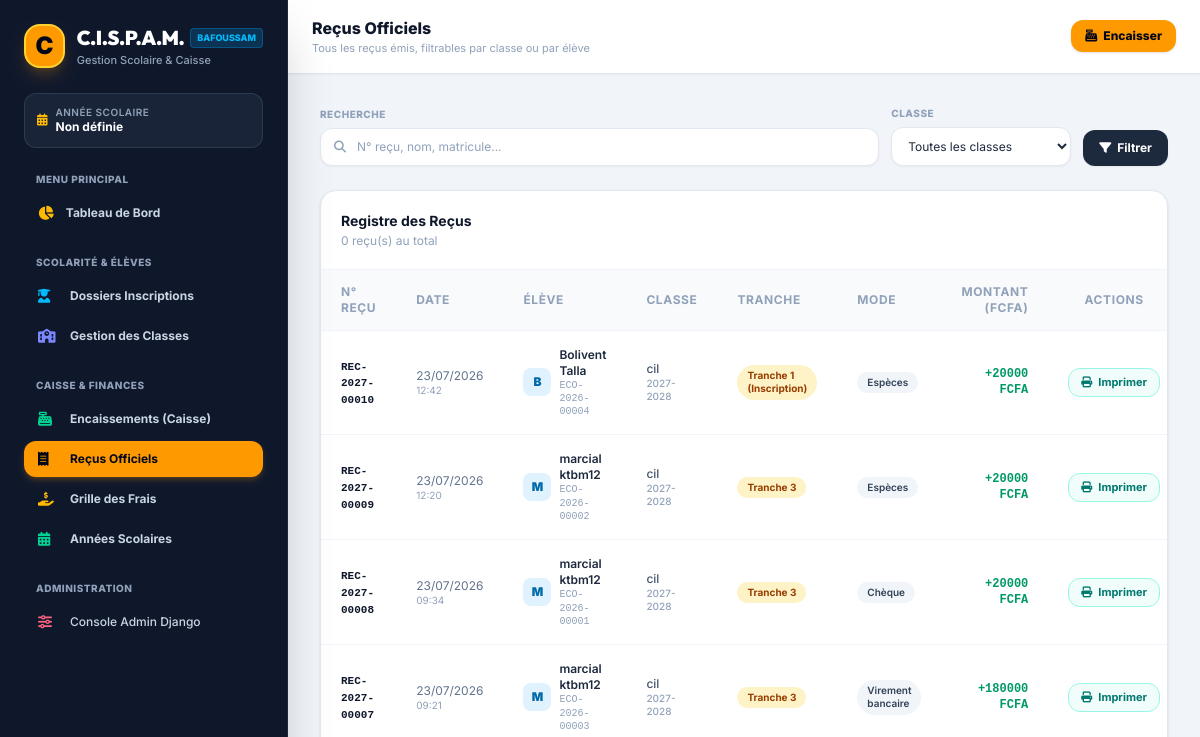
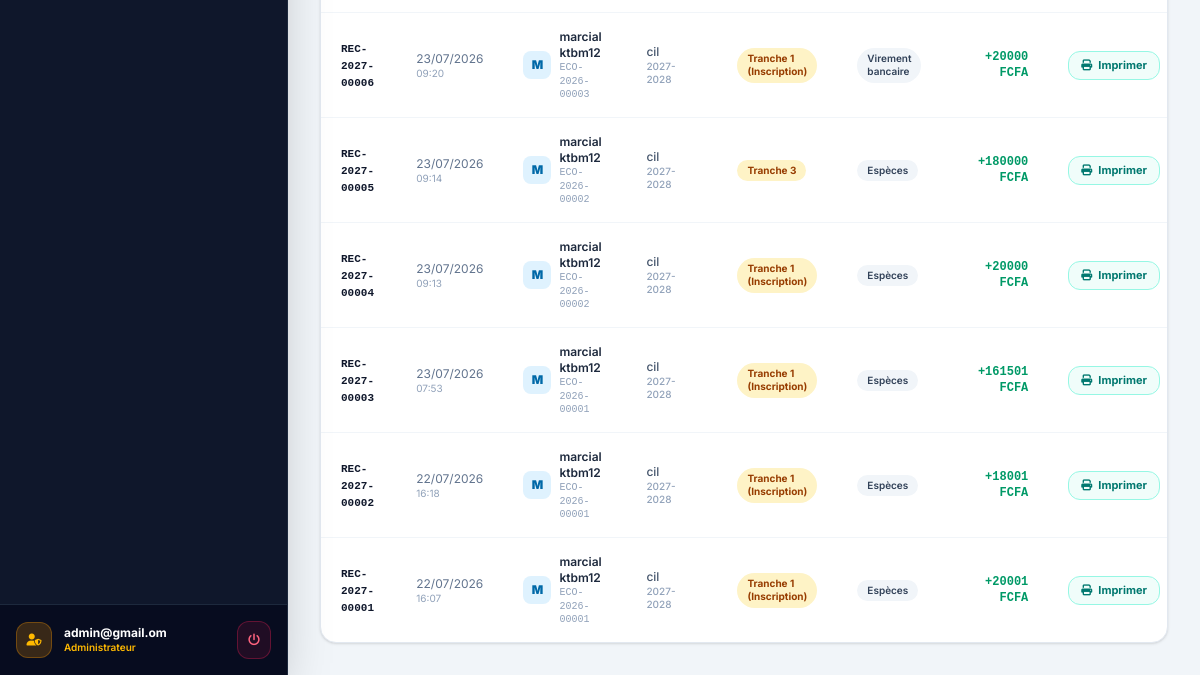
Page /recus/ (signed in) on the earlier database version (2 pictures, top to bottom).
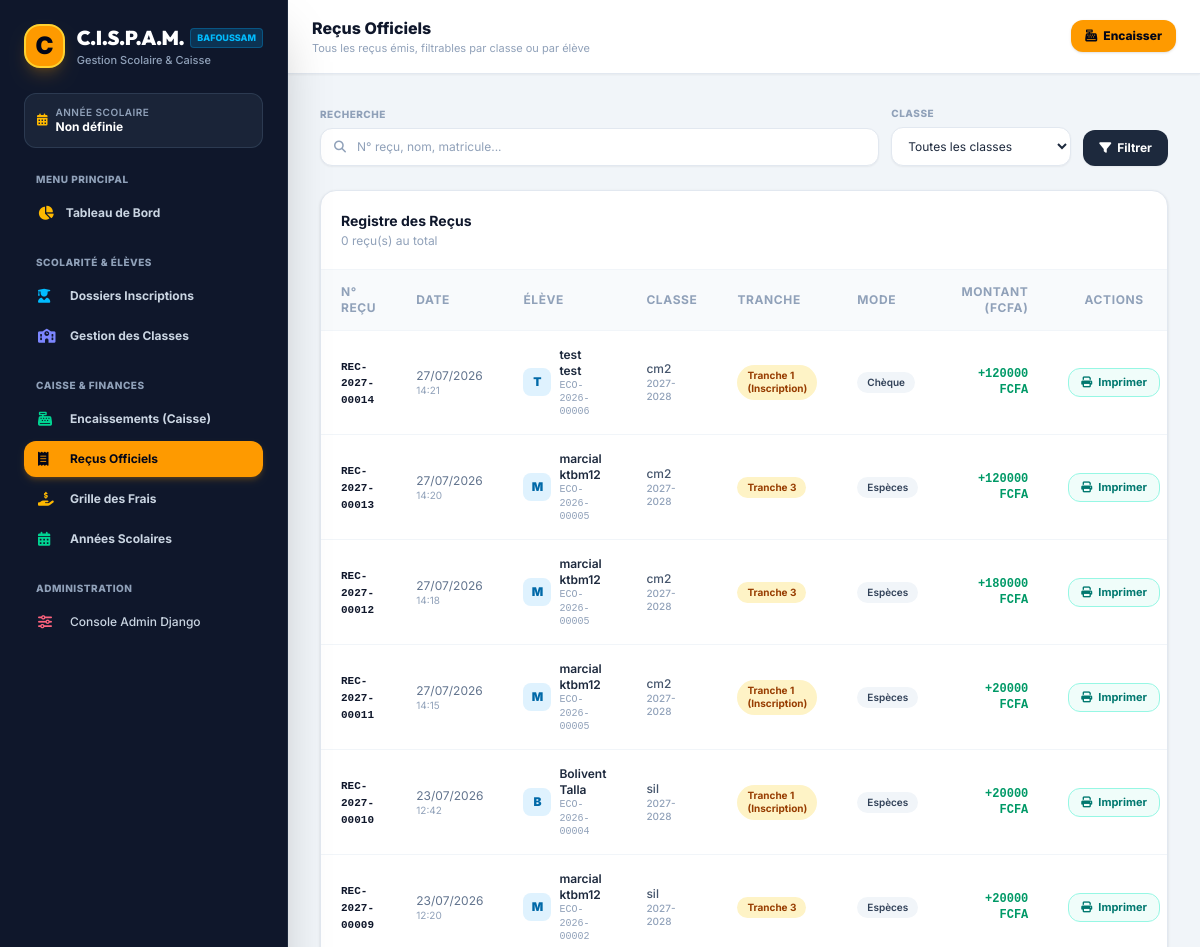
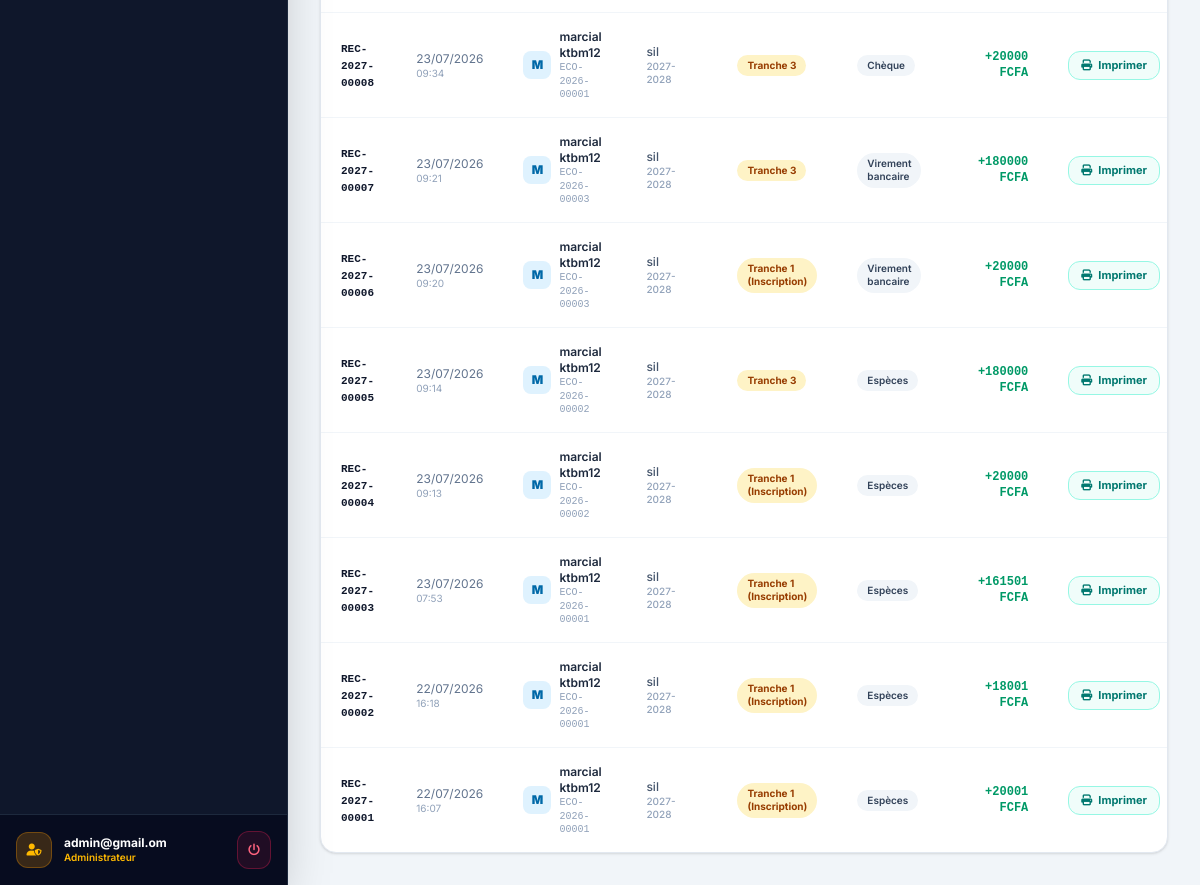
Same page on the later database version (2 pictures, top to bottom).
### cispam/users/models.py (models this page shows, shortened)
class AutoSlugMixin:
    slug_source_field = 'name'

class OngBaseModel(models.Model):
    id = models.UUIDField(
        default=uuid.uuid4,
        primary_key=True,
        editable=False,
        unique=True,
        help_text=_("Identifiant UUID unique."),
    )
    created = models.DateTimeField(
        auto_now_add=True,
        db_index=True,
        help_text=_("Date de création."),
    )
    modified = models.DateTimeField(
        auto_now=True,
        help_text=_("Date de dernière modification."),
    )
    is_active = models.BooleanField(
        default=True,
        help_text=_("Indique si l'objet est actif."),
    )
    is_deleted = models.BooleanField(
        default=False,
        db_index=True,
        help_text=_("Suppression logique (soft delete)."),
    )
    metadata = models.JSONField(
        default=dict,
        blank=True,
        help_text=_("Métadonnées additionnelles au format JSON."),
    )
    objects = OngManager()
    all_objects = models.Manager()
    class Meta:
        abstract = True
        ordering = ['-created']

class Recu(AutoSlugMixin, OngBaseModel):
    slug_source_field = 'numero_recu'
    paiement = models.OneToOneField(
        Paiement,
        on_delete=models.PROTECT,
        related_name='recu',
        help_text=_("Paiement associé à ce reçu."),
    )
    numero_recu = models.CharField(
        max_length=30,
        unique=True,
        db_index=True,
        blank=True,
        help_text=_("Numéro unique du reçu, ex: REC-2025-00123."),
    )
    date_emission = models.DateTimeField(
        auto_now_add=True,
        help_text=_("Date et heure d'émission du reçu."),
    )
    montant_lettres = models.CharField(
        max_length=255,
        blank=True,
        help_text=_("Montant écrit en toutes lettres."),
    )
    statut = models.CharField(
        max_length=20,
        choices=StatutRecuEnum.choices,
        default=StatutRecuEnum.GENERE,
        help_text=_("Statut actuel du reçu."),
    )
    pdf_path = models.CharField(
        max_length=500,
        blank=True,
        help_text=_("Chemin du fichier PDF généré."),
    )
    slug = models.SlugField(
        max_length=255,
        unique=True,
        blank=True,
        help_text=_("Slug unique du reçu."),
    )
    class Meta:
        verbose_name = _("Reçu")
        verbose_name_plural = _("Reçus")
        ordering = ['-date_emission']

class Paiement(AutoSlugMixin, OngBaseModel):
    slug_source_field = 'reference'
    inscription = models.ForeignKey(
        Inscription,
        on_delete=models.PROTECT,
        related_name='paiements',
        help_text=_("Inscription concernée par le paiement."),
    )
    montant = models.DecimalField(
        max_digits=12,
        decimal_places=2,
        help_text=_("Montant versé."),
    )
    date_paiement = models.DateTimeField(
        auto_now_add=True,
        help_text=_("Date et heure du paiement."),
    )
    mode_paiement = models.CharField(
        max_length=20,
        choices=ModePaiementEnum.choices,
        default=ModePaiementEnum.ESPECES,
        help_text=_("Mode de paiement utilisé."),
    )
    reference_transaction = models.CharField(
        max_length=100,
        blank=True,
        help_text=_("Référence externe : n° chèque, référence virement, ID mobile money..."),
    )
    tranche = models.CharField(
        max_length=20,
        choices=TrancheEnum.choices,
        default=TrancheEnum.TRANCHE_1,
        help_text=_("Tranche concernée par ce paiement."),
    )
    operateur = models.CharField(
        max_length=100,
        blank=True,
        help_text=_("Nom de l'utilisateur qui a encaissé le paiement."),
    )
    remarques = models.TextField(
        blank=True,
        help_text=_("Remarques sur le paiement."),
    )
    reference = models.CharField(
        max_length=30,
        unique=True,
        db_index=True,
        blank=True,
        help_text=_("Référence unique du paiement, ex: PAI-2025-00001."),
    )
    slug = models.SlugField(
        max_length=255,
        unique=True,
        blank=True,
        help_text=_("Slug unique du paiement."),
    )
    class Meta:
        verbose_name = _("Paiement")
        verbose_name_plural = _("Paiements")
        ordering = ['-date_paiement']

class Inscription(AutoSlugMixin, OngBaseModel):
    slug_source_field = 'reference'
    eleve = models.ForeignKey(
        Eleve,
        on_delete=models.PROTECT,
        related_name='inscriptions',
        help_text=_("Élève inscrit."),
    )
    classe = models.ForeignKey(
        Classe,
        on_delete=models.PROTECT,
        related_name='inscriptions',
        help_text=_("Classe d'inscription."),
    )
    annee_scolaire = models.ForeignKey(
        AnneeScolaire,
        on_delete=models.PROTECT,
        related_name='inscriptions',
        help_text=_("Année scolaire de l'inscription."),
    )
    date_inscription = models.DateField(
        auto_now_add=True,
        help_text=_("Date de l'inscription."),
    )
    type_inscription = models.CharField(
        max_length=20,
        choices=TypeInscriptionEnum.choices,
        default=TypeInscriptionEnum.NOUVELLE,
        help_text=_("Type d'inscription."),
    )
    statut = models.CharField(
        max_length=20,
        choices=StatutInscriptionEnum.choices,
        default=StatutInscriptionEnum.EN_COURS,
        help_text=_("Statut actuel de l'inscription."),
    )
    frais_total = models.DecimalField(
        max_digits=12,
        decimal_places=2,
        default=0,
        help_text=_("Montant total des frais de scolarité fixé à l'inscription."),
    )
    remarques = models.TextField(
        blank=True,
        help_text=_("Remarques ou notes sur l'inscription."),
    )
    reference = models.CharField(
        max_length=30,
        unique=True,
        db_index=True,
        blank=True,
        help_text=_("Référence unique de l'inscription, ex: INS-2025-00001."),
    )
    slug = models.SlugField(
        max_length=255,
        unique=True,
        blank=True,
        help_text=_("Slug unique de l'inscription."),
    )
    class Meta:
        verbose_name = _("Inscription")
        verbose_name_plural = _("Inscriptions")
        ordering = ['-date_inscription']
        unique_together = ['eleve', 'annee_scolaire']

class Eleve(AutoSlugMixin, OngBaseModel):
    slug_source_field = 'nom_complet'
    matricule = models.CharField(
        max_length=20,
        unique=True,
        db_index=True,
        help_text=_("Matricule unique de l'élève, ex: ECO-2025-00042."),
    )
    nom = models.CharField(
        max_length=100,
        help_text=_("Nom de famille de l'élève."),
    )
    prenom = models.CharField(
        max_length=100,
        help_text=_("Prénom(s) de l'élève."),
    )
    date_naissance = models.DateField(
        help_text=_("Date de naissance de l'élève."),
    )
    sexe = models.CharField(
        max_length=1,
        choices=SexeEnum.choices,
        help_text=_("Sexe de l'élève."),
    )
    lieu_naissance = models.CharField(
        max_length=100,
        blank=True,
        help_text=_("Lieu de naissance."),
    )
    nationalite = models.CharField(
        max_length=50,
        default="Ivoirienne",
        blank=True,
        help_text=_("Nationalité de l'élève."),
    )
    photo = models.ImageField(
        upload_to=eleve_photo_path,
        blank=True,
        null=True,
        help_text=_("Photo d'identité de l'élève."),
    )
    adresse = models.TextField(
        blank=True,
        help_text=_("Adresse de résidence de l'élève."),
    )
    date_premiere_inscription = models.DateField(
        auto_now_add=True,
        help_text=_("Date de la première inscription dans l'établissement."),
    )
    slug = models.SlugField(
        max_length=255,
        unique=True,
        blank=True,
        help_text=_("Slug unique de l'élève."),
    )
    class Meta:
        verbose_name = _("Élève")
        verbose_name_plural = _("Élèves")
        ordering = ['nom', 'prenom']
    @property
    def nom_complet(self):
        return f"{self.prenom} {self.nom}"

class Classe(AutoSlugMixin, OngBaseModel):
    slug_source_field = 'nom'
    nom = models.CharField(
        max_length=50,
        help_text=_("Nom de la classe, ex: Petite Section, CP, CM2."),
    )
    niveau = models.ForeignKey(
        Niveau,
        on_delete=models.PROTECT,
        related_name='classes',
        help_text=_("Niveau scolaire de la classe."),
    )
    capacite_max = models.PositiveSmallIntegerField(
        default=30,
        help_text=_("Capacité maximale d'élèves dans cette classe."),
    )
    description = models.TextField(
        blank=True,
        help_text=_("Description ou informations complémentaires."),
    )
    slug = models.SlugField(
        max_length=255,
        unique=True,
        blank=True,
        help_text=_("Slug unique de la classe."),
    )
    class Meta:
        verbose_name = _("Classe")
        verbose_name_plural = _("Classes")
        ordering = ['niveau__ordre', 'nom']
        unique_together = ['nom', 'niveau']

class AnneeScolaire(AutoSlugMixin, OngBaseModel):
    slug_source_field = 'libelle'
    libelle = models.CharField(
        max_length=20,
        unique=True,
        help_text=_("Libellé de l'année scolaire, ex: 2025-2026"),
    )
    date_debut = models.DateField(
        help_text=_("Date de début de l'année scolaire."),
    )
    date_fin = models.DateField(
        help_text=_("Date de fin de l'année scolaire."),
    )
    est_active = models.BooleanField(
        default=False,
        db_index=True,
        help_text=_("Indique si c'est l'année scolaire en cours. Une seule active à la fois."),
    )
    slug = models.SlugField(
        max_length=255,
        unique=True,
        blank=True,
        help_text=_("Slug unique de l'année scolaire."),
    )
    class Meta:
        verbose_name = _("Année scolaire")
        verbose_name_plural = _("Années scolaires")
        ordering = ['-date_debut']

### cispam/users/views.py (the view, shortened to what this page needs)
class RecuListView(LoginRequiredMixin, ListView):
    template_name = "recus/index.html"
    context_object_name = "recus"
    paginate_by = 20
    def get_queryset(self):
        from django.db.models import Q
        from cispam.users.models import Recu
        qs = (
            Recu.objects.all()
            .select_related(
                "paiement__inscription__eleve",
                "paiement__inscription__classe",
                "paiement__inscription__annee_scolaire",
            )
            .order_by("-created")
        )
        q = self.request.GET.get("q", "").strip()
        classe_id = self.request.GET.get("classe", "").strip()
        if classe_id:
            qs = qs.filter(paiement__inscription__classe__pk=classe_id)
        return qs
    def get_context_data(self, **kwargs):
        context = super().get_context_data(**kwargs)
        from cispam.users.models import Classe
        context["classes"] = Classe.objects.filter(is_deleted=False).select_related("niveau").order_by("niveau__nom", "nom")
        context["q"] = self.request.GET.get("q", "")
        context["classe_filtre"] = self.request.GET.get("classe", "")
        return context

### cispam/users/context_processors.py (called while the page is built)
def allauth_settings(request):
    return {
        "ACCOUNT_ALLOW_REGISTRATION": settings.ACCOUNT_ALLOW_REGISTRATION,
    }

### cispam/users/models.py (called while the page is built)
    def get_queryset(self):
        return super().get_queryset().filter(is_deleted=False)

### cispam/templates/recus/index.html (shortened to what the changed rows need)
{% extends "base.html" %}
{% load static i18n %}
{% block body %}
<div class="min-h-screen bg-slate-100 flex font-sans antialiased text-slate-800">
  {% include "includes/sidebar.html" %}
  <div class="flex-1 flex flex-col min-w-0 overflow-y-auto">
    <header class="bg-white border-b border-slate-200 sticky top-0 z-30 px-6 py-4 flex items-center justify-between shadow-xs">
      <div class="flex items-center gap-4">
        <div>
          <h1 class="text-base font-extrabold text-slate-900">Reçus Officiels</h1>
        </div>
      </div>
    </header>
    <main class="p-6 sm:p-8 space-y-6 max-w-7xl w-full mx-auto">
      <div class="bg-white rounded-2xl shadow-sm border border-slate-200 overflow-hidden">
        <div class="overflow-x-auto">
          <table class="w-full text-left text-xs">
            <thead class="bg-slate-50 border-b border-slate-100 text-slate-400 uppercase tracking-wider font-semibold">
              <tr>
                <th class="py-3.5 px-5">N° Reçu</th>
                <th class="py-3.5 px-5">Date</th>
                <th class="py-3.5 px-5">Élève</th>
                <th class="py-3.5 px-5">Classe</th>
                <th class="py-3.5 px-5">Tranche</th>
                <th class="py-3.5 px-5">Mode</th>
                <th class="py-3.5 px-5 text-right">Montant (FCFA)</th>
                <th class="py-3.5 px-5 text-center">Actions</th>
              </tr>
            </thead>
            <tbody class="divide-y divide-slate-100 text-slate-700">
              {% for recu in recus %}
                <tr class="hover:bg-slate-50/80 transition">
                  <td class="py-4 px-5">
                    <span class="font-mono font-bold text-slate-900 text-[11px]">{{ recu.numero_recu }}</span>
                  </td>
                  <td class="py-4 px-5 text-slate-500">
                    {{ recu.created|date:"d/m/Y" }}
                    <span class="block text-[10px] text-slate-400">{{ recu.created|date:"H:i" }}</span>
                  </td>
                  <td class="py-4 px-5">
                    <div class="flex items-center gap-2">
                      <div class="w-7 h-7 rounded-lg bg-sky-100 text-sky-700 flex items-center justify-center font-black text-xs shrink-0">
                        {{ recu.paiement.inscription.eleve.prenom|first|upper }}
                      </div>
                      <div>
                        <p class="font-semibold text-slate-800">{{ recu.paiement.inscription.eleve.nom_complet }}</p>
                        <p class="text-[10px] text-slate-400 font-mono">{{ recu.paiement.inscription.eleve.matricule|default:"—" }}</p>
                      </div>
                    </div>
                  </td>
                  <td class="py-4 px-5 text-slate-600 font-medium">
                    {{ recu.paiement.inscription.classe.nom }}
                    <p class="text-[10px] text-slate-400">{{ recu.paiement.inscription.annee_scolaire.libelle }}</p>
                  </td>
                  <td class="py-4 px-5">
                    <span class="inline-flex items-center px-2.5 py-1 rounded-full text-[10px] font-bold bg-amber-100 text-amber-800">
                      {{ recu.paiement.get_tranche_display }}
                    </span>
                  </td>
                  <td class="py-4 px-5">
                    <span class="inline-flex items-center px-2.5 py-1 rounded-full text-[10px] font-semibold bg-slate-100 text-slate-700">
                      {{ recu.paiement.get_mode_paiement_display }}
                    </span>
                  </td>
                  <td class="py-4 px-5 text-right font-black text-emerald-600 font-mono">
                    +{{ recu.paiement.montant|floatformat:0 }} FCFA
                  </td>
                  <td class="py-4 px-5 text-center">
                    <a href="{% url 'recu_detail' recu.pk %}" target="_blank"
                      class="inline-flex items-center gap-1.5 px-3 py-1.5 rounded-xl text-[11px] font-bold bg-teal-50 text-teal-700 hover:bg-teal-100 transition border border-teal-200">
                      <i class="fas fa-print"></i> Imprimer
                    </a>
                  </td>
                </tr>
              {% endfor %}
            </tbody>
          </table>
        </div>
      </div>
    </main>
  </div>
</div>
{% endblock body %}

Differences in the rows shown:
added Recu: numero_recu "REC-2027-00014", created "27/07/2026", created "14:21", paiement.inscription.eleve.prenom|first "T", paiement.inscription.eleve.nom_complet "test test", paiement.inscription.eleve.matricule "ECO-2026-00006", paiement.inscription.classe.nom "cm2", paiement.inscription.annee_scolaire.libelle "2027-2028", paiement.tranche "Tranche 1 (Inscription)", paiement.mode_paiement "Chèque", paiement.montant "120000"
added Recu: numero_recu "REC-2027-00013", created "27/07/2026", created "14:20", paiement.inscription.eleve.prenom|first "M", paiement.inscription.eleve.nom_complet "marcial ktbm12", paiement.inscription.eleve.matricule "ECO-2026-00005", paiement.inscription.classe.nom "cm2", paiement.inscription.annee_scolaire.libelle "2027-2028", paiement.tranche "Tranche 3", paiement.mode_paiement "Espèces", paiement.montant "120000"
added Recu: numero_recu "REC-2027-00012", created "27/07/2026", created "14:18", paiement.inscription.eleve.prenom|first "M", paiement.inscription.eleve.nom_complet "marcial ktbm12", paiement.inscription.eleve.matricule "ECO-2026-00005", paiement.inscription.classe.nom "cm2", paiement.inscription.annee_scolaire.libelle "2027-2028", paiement.tranche "Tranche 3", paiement.mode_paiement "Espèces", paiement.montant "180000"
added Recu: numero_recu "REC-2027-00011", created "27/07/2026", created "14:15", paiement.inscription.eleve.prenom|first "M", paiement.inscription.eleve.nom_complet "marcial ktbm12", paiement.inscription.eleve.matricule "ECO-2026-00005", paiement.inscription.classe.nom "cm2", paiement.inscription.annee_scolaire.libelle "2027-2028", paiement.tranche "Tranche 1 (Inscription)", paiement.mode_paiement "Espèces", paiement.montant "20000"
changed through a linked row, Recu "REC-2027-00010": paiement.inscription.classe.nom "cil" → "sil"
changed through a linked row, Recu "REC-2027-00009": paiement.inscription.classe.nom "cil" → "sil"
changed through a linked row, Recu "REC-2027-00008": paiement.inscription.classe.nom "cil" → "sil"
changed through a linked row, Recu "REC-2027-00007": paiement.inscription.classe.nom "cil" → "sil"
changed through a linked row, Recu "REC-2027-00006": paiement.inscription.classe.nom "cil" → "sil"
changed through a linked row, Recu "REC-2027-00005": paiement.inscription.classe.nom "cil" → "sil"
changed through a linked row, Recu "REC-2027-00004": paiement.inscription.classe.nom "cil" → "sil"
changed through a linked row, Recu "REC-2027-00003": paiement.inscription.classe.nom "cil" → "sil"
changed through a linked row, Recu "REC-2027-00002": paiement.inscription.classe.nom "cil" → "sil"
changed through a linked row, Recu "REC-2027-00001": paiement.inscription.classe.nom "cil" → "sil"
